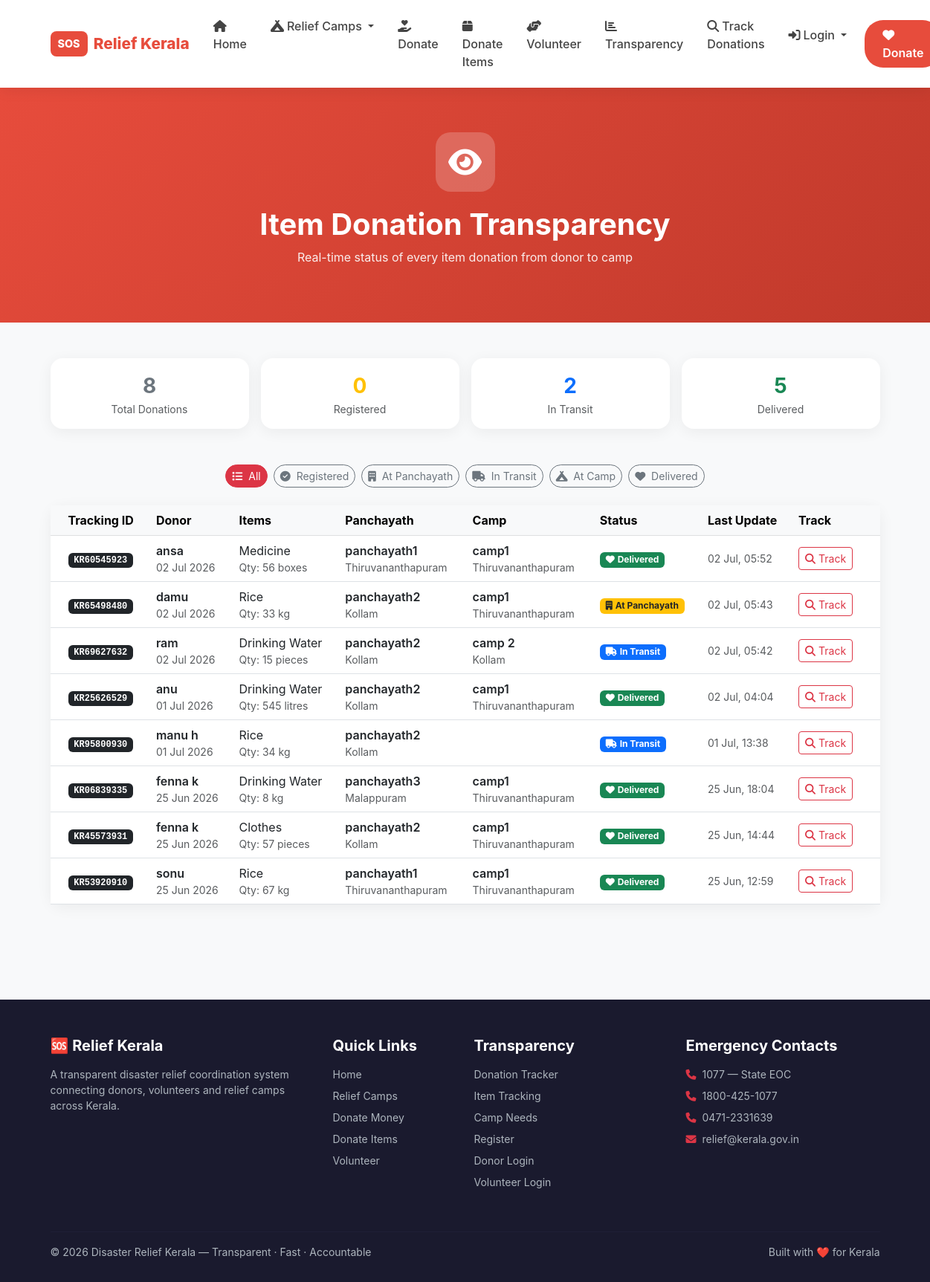
The app's page /donate/item-transparency/ with its own data.
### donations/models.py (models this page shows, shortened)
class ItemDonation(models.Model):
    donor = models.ForeignKey(
        settings.AUTH_USER_MODEL,
        on_delete=models.SET_NULL,
        null=True, blank=True
    )
    donor_name    = models.CharField(max_length=100)
    donor_phone   = models.CharField(max_length=15)
    item_name     = models.CharField(max_length=200)
    quantity      = models.PositiveIntegerField(default=1)
    unit          = models.CharField(max_length=50, blank=True)
    camp          = models.ForeignKey(Camp, on_delete=models.SET_NULL, null=True, blank=True)
    created_at    = models.DateTimeField(auto_now_add=True)
    delivery_status    = models.CharField(max_length=20, choices=DELIVERY_STATUS_CHOICES, default='registered')
    panchayath_name    = models.CharField(max_length=150, blank=True)
    panchayath_address = models.TextField(blank=True)
    dispatched_by      = models.CharField(max_length=150, blank=True)
    dispatched_at      = models.DateTimeField(null=True, blank=True)
    received_by        = models.CharField(max_length=150, blank=True)
    received_at        = models.DateTimeField(null=True, blank=True)
    delivery_notes     = models.TextField(blank=True)
    tracking_id        = models.CharField(max_length=20, blank=True)
    panchayath = models.ForeignKey(
        'accounts.CustomUser',
        on_delete=models.SET_NULL,
        null=True, blank=True,
        limit_choices_to={'role': 'panchayath_staff'},
        related_name='assigned_donations',
    )

### accounts/models.py (models this page shows, shortened)
class CustomUser(AbstractUser):
    ROLE_CHOICES = [
        ('donor',              'Donor'),
        ('volunteer',          'Volunteer'),
        ('admin',              'Admin'),
        ('panchayath_staff',   'Panchayath Officer'),
        ('field_officer',      'Field Officer'),
        ('district_officer',   'District Officer'),
        ('camp_head',          'Camp Head'),
    ]
    role           = models.CharField(max_length=20, choices=ROLE_CHOICES, default='donor')
    phone          = models.CharField(max_length=15, blank=True)
    panchayath_name = models.CharField(max_length=200, blank=True)
    district        = models.CharField(max_length=50, choices=KERALA_DISTRICTS, blank=True)
    office_address  = models.TextField(blank=True)
    contact_person  = models.CharField(max_length=100, blank=True)
    camp = models.ForeignKey(
        'camps.Camp',
        on_delete=models.SET_NULL,
        null=True, blank=True,
        related_name='camp_heads'
    )
    employee_id = models.CharField(max_length=50, blank=True)
    id_proof    = models.FileField(upload_to='id_proofs/', blank=True, null=True)
    is_approved = models.BooleanField(default=True)
    approved_by_panchayath    = models.BooleanField(default=False)
    approved_by_field_officer = models.BooleanField(default=False)

### camps/models.py (models this page shows, shortened)
class Camp(models.Model):
    STATUS_CHOICES = [
        ('pending',  'Pending'),
        ('verified', 'Verified'),
        ('approved', 'Approved'),
    ]
    name           = models.CharField(max_length=200)
    location       = models.CharField(max_length=300)
    district       = models.CharField(max_length=100, choices=KERALA_DISTRICTS, default='Kozhikode')
    people_count   = models.PositiveIntegerField(default=0)
    contact_person = models.CharField(max_length=100)
    contact_phone  = models.CharField(max_length=10)
    status         = models.CharField(max_length=20, choices=STATUS_CHOICES, default='pending')
    created_by = models.ForeignKey(
        settings.AUTH_USER_MODEL,
        on_delete=models.SET_NULL,
        null=True, blank=True,
        related_name='created_camps'
    )
    panchayath = models.ForeignKey(
        'accounts.CustomUser',
        on_delete=models.SET_NULL,
        null=True, blank=True,
        limit_choices_to={'role': 'panchayath_staff'},
        related_name='managed_camps',
        help_text='Panchayath officer responsible for verifying needs at this camp',
    )
    is_active  = models.BooleanField(default=True)
    created_at = models.DateTimeField(auto_now_add=True)
    updated_at = models.DateTimeField(auto_now=True)

### donations/views.py (the view)
# urls.py: path('item-transparency/', views.item_transparency, name='item_transparency'),
def item_transparency(request):
    all_items = ItemDonation.objects.all().select_related('camp', 'panchayath')
    if request.user.is_authenticated and request.user.role == 'camp_head':
        all_items = all_items.filter(camp=request.user.camp)
    total_count      = all_items.count()
    registered_count = all_items.filter(delivery_status='registered').count()
    transit_count    = all_items.filter(delivery_status='in_transit').count()
    delivered_count  = all_items.filter(delivery_status='delivered').count()
    status_filter = request.GET.get('status', '')
    items = all_items.order_by('-created_at')
    if status_filter:
        items = items.filter(delivery_status=status_filter)
    STATUS_CHOICES = [
        ('',              'All'),
        ('registered',    'Registered'),
        ('at_panchayath', 'At Panchayath'),
        ('in_transit',    'In Transit'),
        ('at_camp',       'At Camp'),
        ('delivered',     'Delivered'),
    ]
    return render(request, 'donations/item_transparency.html', {
        'items':            items,
        'STATUS_CHOICES':   STATUS_CHOICES,
        'status_filter':    status_filter,
        'total_count':      total_count,
        'registered_count': registered_count,
        'transit_count':    transit_count,
        'delivered_count':  delivered_count,
    })

### templates/donations/item_transparency.html (shortened to what this page needs)
{% extends 'base.html' %}
{% block content %}
<div style="background:linear-gradient(135deg,#e74c3c,#c0392b);padding:60px 0">
  <div class="container text-center text-white">
    <div style="background:rgba(255,255,255,0.2);width:80px;height:80px;border-radius:20px;display:flex;align-items:center;justify-content:center;margin:0 auto 20px">
      <i class="fas fa-eye" style="font-size:2.5rem"></i>
    </div>
    <h1 class="fw-bold">Item Donation Transparency</h1>
    <p style="opacity:0.9">Real-time status of every item donation from donor to camp</p>
  </div>
</div>
<div class="container py-5">
  <div class="row g-3 mb-5">
    <div class="col-6 col-md-3">
      <div class="card border-0 shadow-sm text-center h-100">
        <div class="card-body py-3">
          <div class="fs-3 fw-bold text-secondary">{{ total_count }}</div>
          <div class="small text-muted">Total Donations</div>
        </div>
      </div>
    </div>
    <div class="col-6 col-md-3">
      <div class="card border-0 shadow-sm text-center h-100">
        <div class="card-body py-3">
          <div class="fs-3 fw-bold text-warning">{{ registered_count }}</div>
          <div class="small text-muted">Registered</div>
        </div>
      </div>
    </div>
    <div class="col-6 col-md-3">
      <div class="card border-0 shadow-sm text-center h-100">
        <div class="card-body py-3">
          <div class="fs-3 fw-bold text-primary">{{ transit_count }}</div>
          <div class="small text-muted">In Transit</div>
        </div>
      </div>
    </div>
    <div class="col-6 col-md-3">
      <div class="card border-0 shadow-sm text-center h-100">
        <div class="card-body py-3">
          <div class="fs-3 fw-bold text-success">{{ delivered_count }}</div>
          <div class="small text-muted">Delivered</div>
        </div>
      </div>
    </div>
  </div>
  <div class="d-flex flex-wrap gap-2 justify-content-center mb-4">
    {% for value, label in STATUS_CHOICES %}
    <a href="?status={{ value }}"
       class="btn btn-sm {% if status_filter == value %}btn-danger{% else %}btn-outline-secondary{% endif %}"
       style="border-radius:20px">
      {% if value == '' %}<i class="fas fa-list me-1"></i>
      {% elif value == 'registered' %}<i class="fas fa-check-circle me-1"></i>
      {% elif value == 'at_panchayath' %}<i class="fas fa-building me-1"></i>
      {% elif value == 'in_transit' %}<i class="fas fa-truck me-1"></i>
      {% elif value == 'at_camp' %}<i class="fas fa-campground me-1"></i>
      {% elif value == 'delivered' %}<i class="fas fa-heart me-1"></i>
      {% endif %}
      {{ label }}
    </a>
    {% endfor %}
  </div>
  <div class="card border-0 shadow-sm">
    <div class="card-body p-0">
      {% if items %}
      <div class="table-responsive">
        <table class="table table-hover align-middle mb-0">
          <thead class="table-light">
            <tr>
              <th class="ps-4">Tracking ID</th>
              <th>Donor</th>
              <th>Items</th>
              <th>Panchayath</th>
              <th>Camp</th>
              <th>Status</th>
              <th>Last Update</th>
              <th class="pe-4">Track</th>
            </tr>
          </thead>
          <tbody>
            {% for item in items %}
            <tr>
              <td class="ps-4">
                <span class="badge bg-dark font-monospace">{{ item.tracking_id }}</span>
              </td>
              <td>
                <div class="fw-semibold">{{ item.donor_name }}</div>
                <div class="text-muted small">{{ item.created_at|date:"d M Y" }}</div>
              </td>
              <td>
                <div>{{ item.item_name|truncatechars:35 }}</div>
                <div class="text-muted small">Qty: {{ item.quantity }} {{ item.unit }}</div>
              </td>
              <td>
                {% if item.panchayath %}
                  <div class="fw-semibold">{{ item.panchayath.panchayath_name }}</div>
                  <div class="text-muted small">{{ item.panchayath.district }}</div>
                {% else %}
                  <span class="text-muted">—</span>
                {% endif %}
              </td>
              <td>
                <div class="fw-semibold">{{ item.camp.name }}</div>
                <div class="text-muted small">{{ item.camp.district }}</div>
              </td>
              <td>
                {% if item.delivery_status == 'registered' %}
                  <span class="badge bg-secondary">
                    <i class="fas fa-check-circle me-1"></i>Registered
                  </span>
                {% elif item.delivery_status == 'at_panchayath' %}
                  <span class="badge bg-warning text-dark">
                    <i class="fas fa-building me-1"></i>At Panchayath
                  </span>
                {% elif item.delivery_status == 'in_transit' %}
                  <span class="badge bg-primary">
                    <i class="fas fa-truck me-1"></i>In Transit
                  </span>
                {% elif item.delivery_status == 'at_camp' %}
                  <span class="badge bg-info">
                    <i class="fas fa-campground me-1"></i>At Camp
                  </span>
                {% elif item.delivery_status == 'delivered' %}
                  <span class="badge bg-success">
                    <i class="fas fa-heart me-1"></i>Delivered
                  </span>
                {% endif %}
              </td>
              <td class="small text-muted">
                {% if item.delivery_status == 'delivered' and item.received_at %}
                  {{ item.received_at|date:"d M, H:i" }}
                {% elif item.delivery_status == 'in_transit' and item.dispatched_at %}
                  {{ item.dispatched_at|date:"d M, H:i" }}
                {% else %}
                  {{ item.created_at|date:"d M, H:i" }}
                {% endif %}
              </td>
              <td class="pe-4">
                <a href="{% url 'track_donation' item.tracking_id %}"
                   class="btn btn-sm btn-outline-danger">
                  <i class="fas fa-search me-1"></i>Track
                </a>
              </td>
            </tr>
            {% endfor %}
          </tbody>
        </table>
      </div>
      {% else %}
      <div class="text-center py-5 text-muted">
        <i class="fas fa-box-open fa-3x mb-3 d-block opacity-25"></i>
        <p class="mb-0">No item donations found for this filter.</p>
      </div>
      {% endif %}
    </div>
  </div>
</div>
{% endblock %}

### templates/base.html (style rules this page uses)
* { font-family: -apple-system, BlinkMacSystemFont, 'Segoe UI', Roboto, sans-serif; }
body { background: #f8f9fa; }
.card { border: none !important; border-radius: 16px !important; box-shadow: 0 4px 20px rgba(0,0,0,0.06) !important; transition: transform 0.3s, box-shadow 0.3s; }

### records on screen
ItemDonation: tracking_id "KR60545923", donor_name "ansa", created_at "02 Jul 2026", item_name "Medicine", quantity "56", unit "boxes", panchayath.panchayath_name "panchayath1", panchayath.district "Thiruvananthapuram", camp.name "camp1", camp.district "Thiruvananthapuram", delivery_status "delivered" (drawn), received_at "02 Jul, 05:52"
ItemDonation: tracking_id "KR65498480", donor_name "damu", created_at "02 Jul 2026", item_name "Rice", quantity "33", unit "kg", panchayath.panchayath_name "panchayath2", panchayath.district "Kollam", camp.name "camp1", camp.district "Thiruvananthapuram", delivery_status "at_panchayath" (drawn), created_at "02 Jul, 05:43"
ItemDonation: tracking_id "KR69627632", donor_name "ram", created_at "02 Jul 2026", item_name "Drinking Water", quantity "15", unit "pieces", panchayath.panchayath_name "panchayath2", panchayath.district "Kollam", camp.name "camp 2", camp.district "Kollam", delivery_status "in_transit" (drawn), dispatched_at "02 Jul, 05:42"
ItemDonation: tracking_id "KR25626529", donor_name "anu", created_at "01 Jul 2026", item_name "Drinking Water", quantity "545", unit "litres", panchayath.panchayath_name "panchayath2", panchayath.district "Kollam", camp.name "camp1", camp.district "Thiruvananthapuram", delivery_status "delivered" (drawn), received_at "02 Jul, 04:04"
ItemDonation: tracking_id "KR95800930", donor_name "manu h", created_at "01 Jul 2026", item_name "Rice", quantity "34", unit "kg", panchayath.panchayath_name "panchayath2", panchayath.district "Kollam", delivery_status "in_transit" (drawn), dispatched_at "01 Jul, 13:38"
ItemDonation: tracking_id "KR06839335", donor_name "fenna k", created_at "25 Jun 2026", item_name "Drinking Water", quantity "8", unit "kg", panchayath.panchayath_name "panchayath3", panchayath.district "Malappuram", camp.name "camp1", camp.district "Thiruvananthapuram", delivery_status "delivered" (drawn), received_at "25 Jun, 18:04"
ItemDonation: tracking_id "KR45573931", donor_name "fenna k", created_at "25 Jun 2026", item_name "Clothes", quantity "57", unit "pieces", panchayath.panchayath_name "panchayath2", panchayath.district "Kollam", camp.name "camp1", camp.district "Thiruvananthapuram", delivery_status "delivered" (drawn), received_at "25 Jun, 14:44"
ItemDonation: tracking_id "KR53920910", donor_name "sonu", created_at "25 Jun 2026", item_name "Rice", quantity "67", unit "kg", panchayath.panchayath_name "panchayath1", panchayath.district "Thiruvananthapuram", camp.name "camp1", camp.district "Thiruvananthapuram", delivery_status "delivered" (drawn), received_at "25 Jun, 12:59"

### other values on screen
{{ total_count }} "8"
{{ registered_count }} "0"
{{ transit_count }} "2"
{{ delivered_count }} "5"
{{ label }} "All" "Registered" "At Panchayath" "In Transit" "At Camp" "Delivered"
